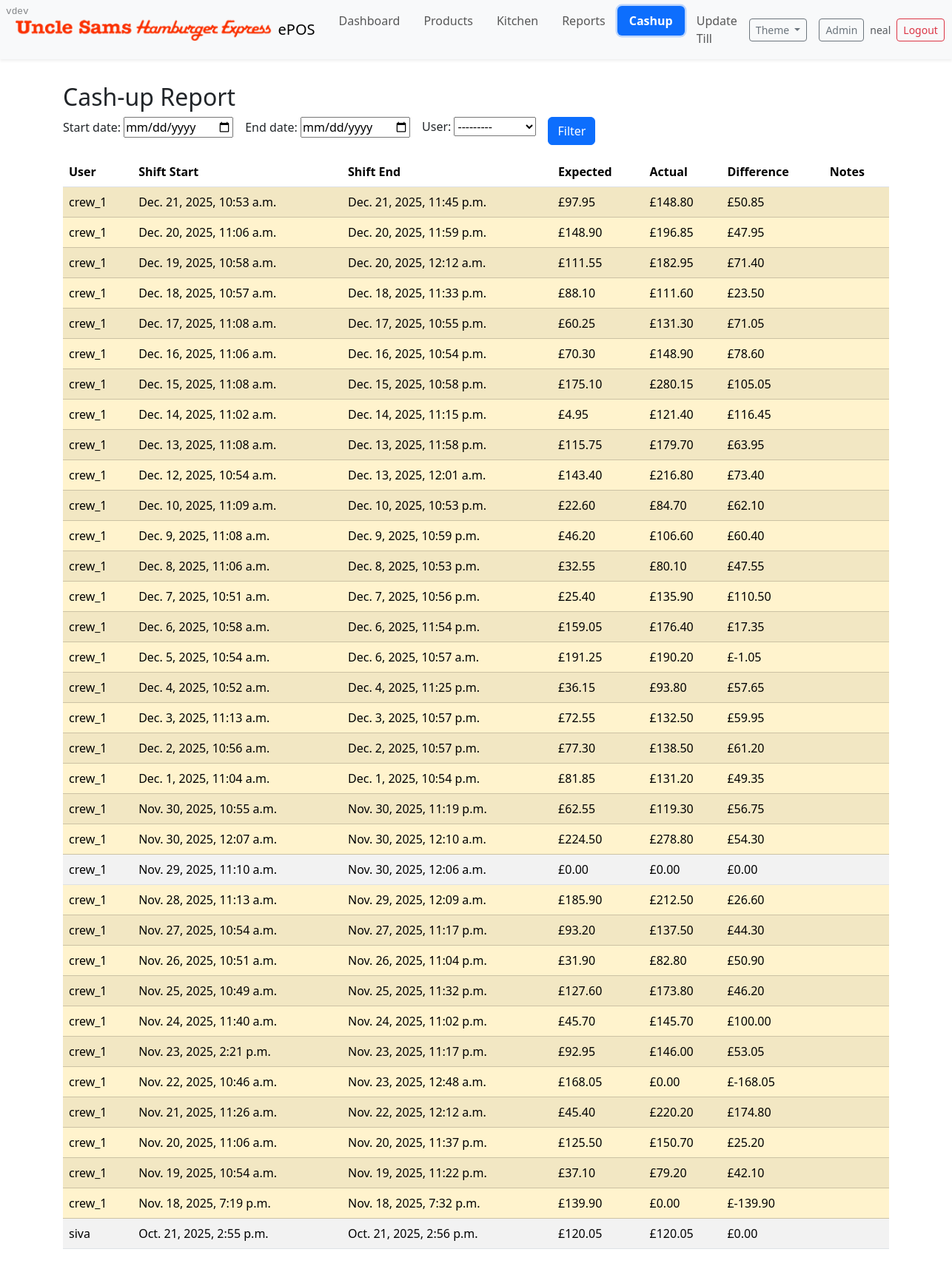
Screenshot of /cashup/report/ (signed in) with the database file from the repository.
### cashup/models.py (models this page shows, shortened)
class CashUp(models.Model):
    shift = models.OneToOneField(Shift, on_delete=models.CASCADE, related_name='cashup')
    expected_amount = models.DecimalField(max_digits=10, decimal_places=2, help_text="Expected cash amount based on transactions")
    actual_amount = models.DecimalField(max_digits=10, decimal_places=2, help_text="Actual cash amount counted at the end of the shift")
    difference = models.DecimalField(max_digits=10, decimal_places=2, help_text="Difference between expected and actual amounts")
    created_at = models.DateTimeField(default=timezone.now)
    notes = models.TextField(blank=True)
    class Meta:
        ordering = ['-created_at']

class Shift(models.Model):
    user = models.ForeignKey('auth.User', on_delete=models.CASCADE)
    start_time = models.DateTimeField(default=timezone.now)
    end_time = models.DateTimeField(null=True, blank=True)
    is_closed = models.BooleanField(default=False)
    class Meta:
        ordering = ['-start_time']

### cashup/views.py (the view, shortened to what this page needs)
# urls.py: path('report/', views.report, name='report'),
@login_required
def report(request):
    if request.user.groups.exists() and not _has_group(request.user, 'Manager'):
        messages.error(request, 'You do not have permission to view reports.')
        return redirect('cashup:index')
    form = ReportFilterForm(request.GET or None)
    qs = CashUp.objects.select_related('shift', 'shift__user').order_by('-created_at')
    rows = list(qs)
    return render(request, 'cashup/report.html', { 'form': form, 'rows': rows })

### cashup/forms.py
class ReportFilterForm(forms.Form):
    start_date = forms.DateField(required=False, widget=forms.DateInput(attrs={'type':'date'}))
    end_date = forms.DateField(required=False, widget=forms.DateInput(attrs={'type':'date'}))
    user = forms.ModelChoiceField(queryset=get_user_model().objects.all().order_by('username'), required=False)

### epos/context_processors.py (called while the page is built)
def app_version(request):
    return {
        'APP_VERSION': getattr(settings, 'APP_VERSION', 'dev')
    }

### cashup/templates/cashup/report.html (shortened to what this page needs)
{% extends 'manage_orders/index.html' %}
{% block content %}
<div class="container py-3">
  <h2>Cash-up Report</h2>
  <form method="get" class="row g-3 mb-3">
    <div class="col-auto">{{ form.start_date.label_tag }} {{ form.start_date }}</div>
    <div class="col-auto">{{ form.end_date.label_tag }} {{ form.end_date }}</div>
    <div class="col-auto">{{ form.user.label_tag }} {{ form.user }}</div>
    <div class="col-auto align-self-end"><button class="btn btn-primary">Filter</button></div>
  </form>
  <div class="table-responsive">
    <table class="table table-striped align-middle">
      <thead>
        <tr>
          <th>User</th>
          <th>Shift Start</th>
          <th>Shift End</th>
          <th>Expected</th>
          <th>Actual</th>
          <th>Difference</th>
          <th>Notes</th>
        </tr>
      </thead>
      <tbody>
        {% for r in rows %}
          <tr class="{% if r.difference and r.difference != 0 %}table-warning{% endif %}">
            <td>{{ r.shift.user.username }}</td>
            <td>{{ r.shift.start_time }}</td>
            <td>{{ r.shift.end_time }}</td>
            <td>£{{ r.expected_amount }}</td>
            <td>£{{ r.actual_amount }}</td>
            <td>£{{ r.difference }}</td>
            <td class="small">{{ r.notes }}</td>
          </tr>
        {% empty %}
          <tr><td colspan="7" class="text-muted">No results.</td></tr>
        {% endfor %}
      </tbody>
    </table>
  </div>
</div>
{% endblock %}

### manage_orders/templates/manage_orders/navbar.html (shortened to what this page needs)
{% load static %}
<nav class="navbar navbar-expand-lg bg-body-tertiary mb-3 shadow-sm">
  <div class="container-fluid">
    <a class="navbar-brand d-flex align-items-center" href="/">
      <img src="{% static 'img/ushe-2.png' %}" alt="Logo" style="height:32px;width:auto;" class="me-2">
      <span>ePOS</span>
    </a>
    <div class="collapse navbar-collapse" id="navbarNav">
  <ul class="navbar-nav me-auto">
        <li class="nav-item">
          <a class="nav-link rounded px-3 py-2 {% if '/manage_orders/dashboard' in request.path %}nav-active{% endif %}" href="/manage_orders/dashboard/">Dashboard</a>
        </li>
        <li class="nav-item">
          <a class="nav-link rounded px-3 py-2 {% if '/manage_orders/app_prod_order' in request.path %}nav-active{% endif %}" href="/manage_orders/app_prod_order/">Products</a>
        </li>
        <li class="nav-item">
          <a class="nav-link rounded px-3 py-2 {% if '/manage_orders/kitchen' in request.path %}nav-active{% endif %}" href="/manage_orders/kitchen/">Kitchen</a>
        </li>
        <li class="nav-item">
          <a class="nav-link rounded px-3 py-2 {% if '/manage_orders/reports' in request.path %}nav-active{% endif %}" href="/manage_orders/reports/">Reports</a>
        </li>
        <li class="nav-item">
          <a class="nav-link rounded px-3 py-2 {% if '/cashup/' in request.path %}nav-active{% endif %}" href="/cashup/">Cashup</a>
        </li>
        {% if request.user.is_superuser %}
        <li class="nav-item">
          <a class="nav-link rounded px-3 py-2 {% if '/update_till/' in request.path %}nav-active{% endif %}" href="{% url 'update_till_import' %}">Update Till</a>
        </li>
        {% endif %}
      </ul>
      <div class="d-flex gap-2 align-items-center">
        <div class="dropdown me-2">
          <button class="btn btn-sm btn-outline-secondary dropdown-toggle" type="button" id="themeDropdown" data-bs-toggle="dropdown" aria-expanded="false">
            Theme
          </button>
        </div>
        <a href="/admin/" class="btn btn-sm btn-outline-secondary" target="_blank">Admin</a>
        {% if request.user.is_authenticated %}
          <div class="d-flex align-items-center gap-2">
            <span class="text-muted small d-none d-md-inline">{{ request.user.username }}</span>
            <form method="post" action="{% url 'cashup:logout' %}" class="m-0 p-0">
              <button type="submit" class="btn btn-sm btn-outline-danger">Logout</button>
            </form>
          </div>
        {% else %}
          <a href="{% url 'cashup:crew_login' %}" class="btn btn-sm btn-primary">Login</a>
        {% endif %}
      </div>
    </div>
  </div>
</nav>

### manage_orders/templates/manage_orders/navbar.html (style rules this page uses)
.navbar .nav-link.nav-active { background: var(--bs-primary); color:#fff !important; font-weight:600; box-shadow:0 0 0 .15rem rgba(var(--bs-primary-rgb), .25); }

### rows the page displays
CashUp: shift.user.username "crew_1", shift.start_time "Dec. 21, 2025, 10:53 a.m.", shift.end_time "Dec. 21, 2025, 11:45 p.m.", expected_amount "97.95", actual_amount "148.80", difference "50.85"
CashUp: shift.user.username "crew_1", shift.start_time "Dec. 20, 2025, 11:06 a.m.", shift.end_time "Dec. 20, 2025, 11:59 p.m.", expected_amount "148.90", actual_amount "196.85", difference "47.95"
CashUp: shift.user.username "crew_1", shift.start_time "Dec. 19, 2025, 10:58 a.m.", shift.end_time "Dec. 20, 2025, 12:12 a.m.", expected_amount "111.55", actual_amount "182.95", difference "71.40"
CashUp: shift.user.username "crew_1", shift.start_time "Dec. 18, 2025, 10:57 a.m.", shift.end_time "Dec. 18, 2025, 11:33 p.m.", expected_amount "88.10", actual_amount "111.60", difference "23.50"
CashUp: shift.user.username "crew_1", shift.start_time "Dec. 17, 2025, 11:08 a.m.", shift.end_time "Dec. 17, 2025, 10:55 p.m.", expected_amount "60.25", actual_amount "131.30", difference "71.05"
CashUp: shift.user.username "crew_1", shift.start_time "Dec. 16, 2025, 11:06 a.m.", shift.end_time "Dec. 16, 2025, 10:54 p.m.", expected_amount "70.30", actual_amount "148.90", difference "78.60"
CashUp: shift.user.username "crew_1", shift.start_time "Dec. 15, 2025, 11:08 a.m.", shift.end_time "Dec. 15, 2025, 10:58 p.m.", expected_amount "175.10", actual_amount "280.15", difference "105.05"
CashUp: shift.user.username "crew_1", shift.start_time "Dec. 14, 2025, 11:02 a.m.", shift.end_time "Dec. 14, 2025, 11:15 p.m.", expected_amount "4.95", actual_amount "121.40", difference "116.45"
CashUp: shift.user.username "crew_1", shift.start_time "Dec. 13, 2025, 11:08 a.m.", shift.end_time "Dec. 13, 2025, 11:58 p.m.", expected_amount "115.75", actual_amount "179.70", difference "63.95"
CashUp: shift.user.username "crew_1", shift.start_time "Dec. 12, 2025, 10:54 a.m.", shift.end_time "Dec. 13, 2025, 12:01 a.m.", expected_amount "143.40", actual_amount "216.80", difference "73.40"
CashUp: shift.user.username "crew_1", shift.start_time "Dec. 10, 2025, 11:09 a.m.", shift.end_time "Dec. 10, 2025, 10:53 p.m.", expected_amount "22.60", actual_amount "84.70", difference "62.10"
CashUp: shift.user.username "crew_1", shift.start_time "Dec. 9, 2025, 11:08 a.m.", shift.end_time "Dec. 9, 2025, 10:59 p.m.", expected_amount "46.20", actual_amount "106.60", difference "60.40"
CashUp: shift.user.username "crew_1", shift.start_time "Dec. 8, 2025, 11:06 a.m.", shift.end_time "Dec. 8, 2025, 10:53 p.m.", expected_amount "32.55", actual_amount "80.10", difference "47.55"
CashUp: shift.user.username "crew_1", shift.start_time "Dec. 7, 2025, 10:51 a.m.", shift.end_time "Dec. 7, 2025, 10:56 p.m.", expected_amount "25.40", actual_amount "135.90", difference "110.50"
CashUp: shift.user.username "crew_1", shift.start_time "Dec. 6, 2025, 10:58 a.m.", shift.end_time "Dec. 6, 2025, 11:54 p.m.", expected_amount "159.05", actual_amount "176.40", difference "17.35"
CashUp: shift.user.username "crew_1", shift.start_time "Dec. 5, 2025, 10:54 a.m.", shift.end_time "Dec. 6, 2025, 10:57 a.m.", expected_amount "191.25", actual_amount "190.20", difference "-1.05"
CashUp: shift.user.username "crew_1", shift.start_time "Dec. 4, 2025, 10:52 a.m.", shift.end_time "Dec. 4, 2025, 11:25 p.m.", expected_amount "36.15", actual_amount "93.80", difference "57.65"
CashUp: shift.user.username "crew_1", shift.start_time "Dec. 3, 2025, 11:13 a.m.", shift.end_time "Dec. 3, 2025, 10:57 p.m.", expected_amount "72.55", actual_amount "132.50", difference "59.95"
CashUp: shift.user.username "crew_1", shift.start_time "Dec. 2, 2025, 10:56 a.m.", shift.end_time "Dec. 2, 2025, 10:57 p.m.", expected_amount "77.30", actual_amount "138.50", difference "61.20"
CashUp: shift.user.username "crew_1", shift.start_time "Dec. 1, 2025, 11:04 a.m.", shift.end_time "Dec. 1, 2025, 10:54 p.m.", expected_amount "81.85", actual_amount "131.20", difference "49.35"
CashUp: shift.user.username "crew_1", shift.start_time "Nov. 30, 2025, 10:55 a.m.", shift.end_time "Nov. 30, 2025, 11:19 p.m.", expected_amount "62.55", actual_amount "119.30", difference "56.75"
CashUp: shift.user.username "crew_1", shift.start_time "Nov. 30, 2025, 12:07 a.m.", shift.end_time "Nov. 30, 2025, 12:10 a.m.", expected_amount "224.50", actual_amount "278.80", difference "54.30"
CashUp: shift.user.username "crew_1", shift.start_time "Nov. 29, 2025, 11:10 a.m.", shift.end_time "Nov. 30, 2025, 12:06 a.m.", expected_amount "0.00", actual_amount "0.00", difference "0.00"
CashUp: shift.user.username "crew_1", shift.start_time "Nov. 28, 2025, 11:13 a.m.", shift.end_time "Nov. 29, 2025, 12:09 a.m.", expected_amount "185.90", actual_amount "212.50", difference "26.60"
CashUp: shift.user.username "crew_1", shift.start_time "Nov. 27, 2025, 10:54 a.m.", shift.end_time "Nov. 27, 2025, 11:17 p.m.", expected_amount "93.20", actual_amount "137.50", difference "44.30"
CashUp: shift.user.username "crew_1", shift.start_time "Nov. 26, 2025, 10:51 a.m.", shift.end_time "Nov. 26, 2025, 11:04 p.m.", expected_amount "31.90", actual_amount "82.80", difference "50.90"
CashUp: shift.user.username "crew_1", shift.start_time "Nov. 25, 2025, 10:49 a.m.", shift.end_time "Nov. 25, 2025, 11:32 p.m.", expected_amount "127.60", actual_amount "173.80", difference "46.20"
CashUp: shift.user.username "crew_1", shift.start_time "Nov. 24, 2025, 11:40 a.m.", shift.end_time "Nov. 24, 2025, 11:02 p.m.", expected_amount "45.70", actual_amount "145.70", difference "100.00"
CashUp: shift.user.username "crew_1", shift.start_time "Nov. 23, 2025, 2:21 p.m.", shift.end_time "Nov. 23, 2025, 11:17 p.m.", expected_amount "92.95", actual_amount "146.00", difference "53.05"
CashUp: shift.user.username "crew_1", shift.start_time "Nov. 22, 2025, 10:46 a.m.", shift.end_time "Nov. 23, 2025, 12:48 a.m.", expected_amount "168.05", actual_amount "0.00", difference "-168.05"
CashUp: shift.user.username "crew_1", shift.start_time "Nov. 21, 2025, 11:26 a.m.", shift.end_time "Nov. 22, 2025, 12:12 a.m.", expected_amount "45.40", actual_amount "220.20", difference "174.80"
CashUp: shift.user.username "crew_1", shift.start_time "Nov. 20, 2025, 11:06 a.m.", shift.end_time "Nov. 20, 2025, 11:37 p.m.", expected_amount "125.50", actual_amount "150.70", difference "25.20"
CashUp: shift.user.username "crew_1", shift.start_time "Nov. 19, 2025, 10:54 a.m.", shift.end_time "Nov. 19, 2025, 11:22 p.m.", expected_amount "37.10", actual_amount "79.20", difference "42.10"
CashUp: shift.user.username "crew_1", shift.start_time "Nov. 18, 2025, 7:19 p.m.", shift.end_time "Nov. 18, 2025, 7:32 p.m.", expected_amount "139.90", actual_amount "0.00", difference "-139.90"
CashUp: shift.user.username "siva", shift.start_time "Oct. 21, 2025, 2:55 p.m.", shift.end_time "Oct. 21, 2025, 2:56 p.m.", expected_amount "120.05", actual_amount "120.05", difference "0.00"

### other values shown
{{ request.user.username }} "neal"
